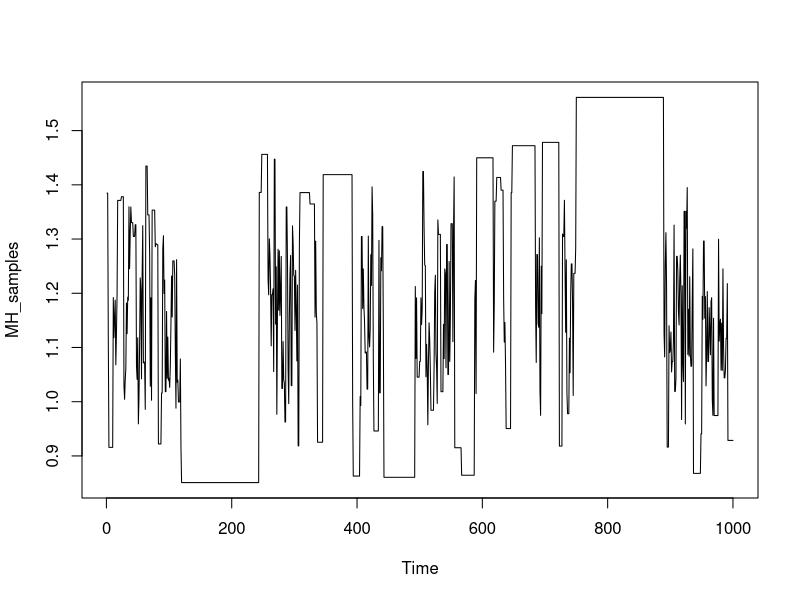
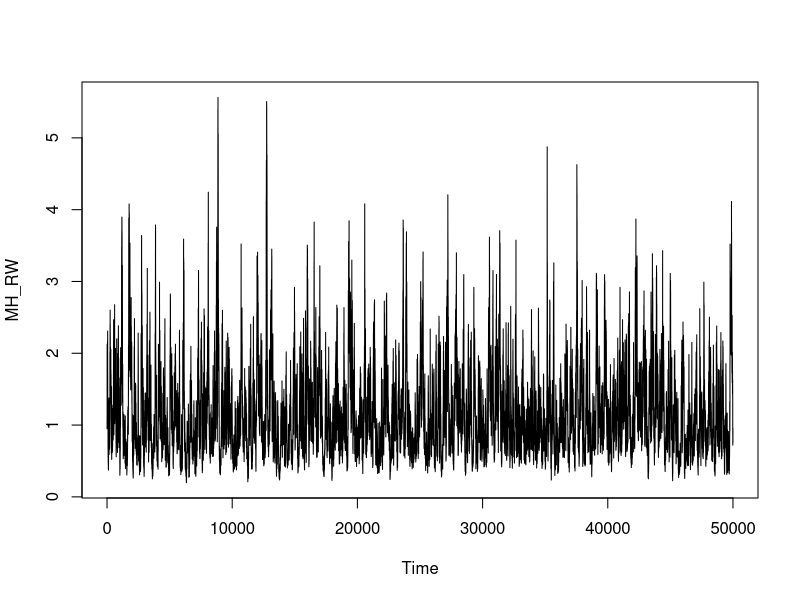
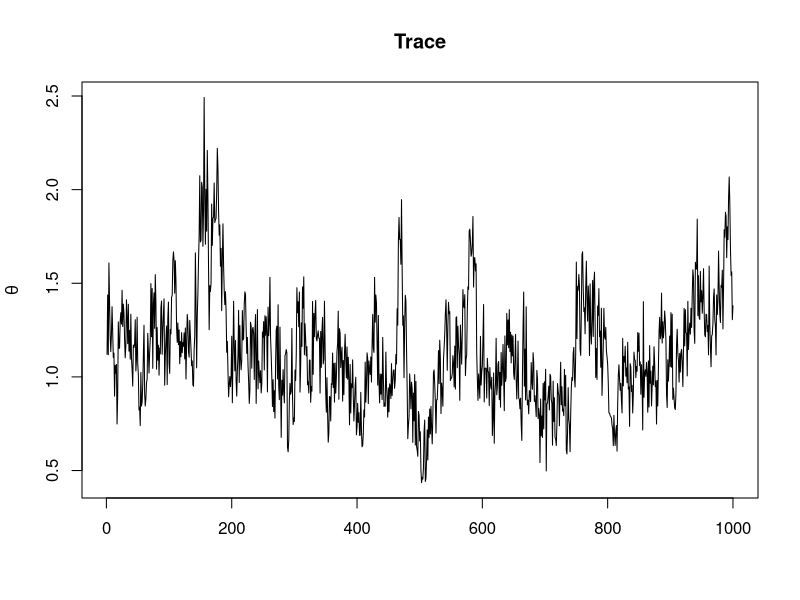
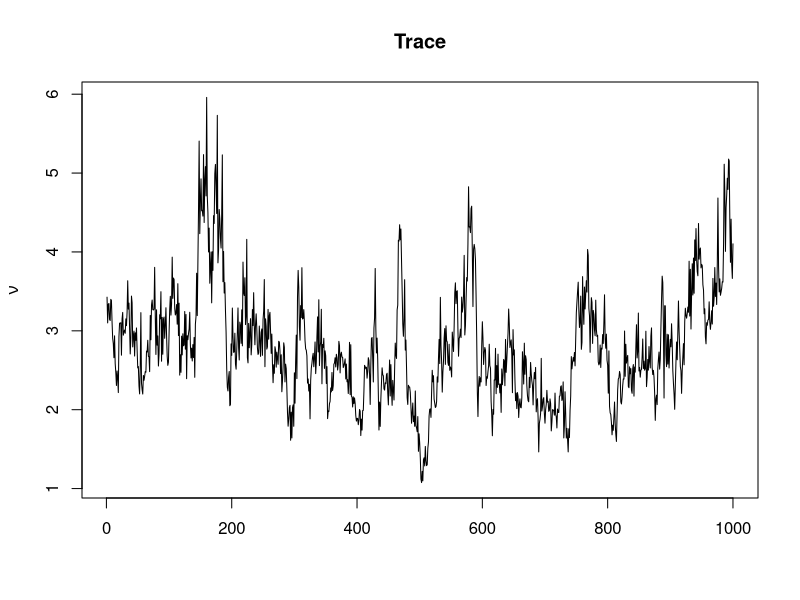
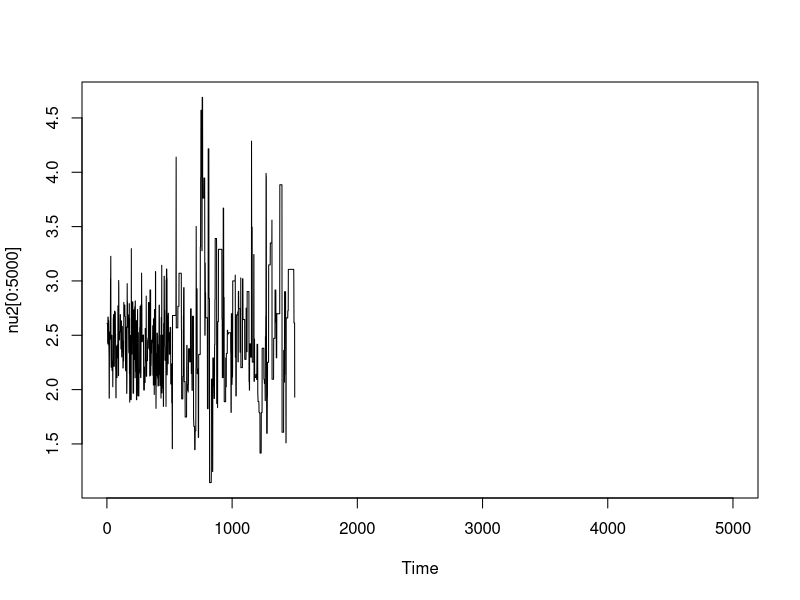

The R script that drew these images, in order: (Note: this script raises an error after producing the figures.)
# install.packages("coda")
# install.packages("mvtnorm")
# install.packages("MASS")

#### 1A ####
theta_1 = 1.5 # true value theta1
theta_2 = 2 # true value theta2
mean_z1 = sqrt(theta_2/theta_1)
mean_z2 = sqrt(theta_1/theta_2) + 1/(2*theta_2)

# hyperparams
b = 100
a = mean_z1*b


pdf_z = function(z){
  -(3/2)*log(z) - theta_1*z - theta_2/z
}



#M-H Algorithm
MH_alg1 = function(N){
  MH_samples = rep(NA, N)
  count = 0
  current_z = 1.0
  for(i in 1:N){
    curr_p = pdf_z(current_z) 
    z_new = rgamma(1, a, b)
    p_new = pdf_z(z_new)
    
    accept = exp(p_new + dgamma(current_z,a,b,log = T) - p_new - dgamma(z_new,a,b,log = T))
    if(runif(1) < accept){
      current_z = z_new
      count = count + 1
    }
    MH_samples[i] = current_z
  }
  return(list(MH_samples=MH_samples,count=count))
}
alg1 = MH_alg1(1000)
MH_samples = alg1$MH_samples
count = alg1$count
plot.ts(MH_samples)
mean(MH_samples)
mean(1/MH_samples)
count/length(MH_samples)
mean1_1 = mean(MH_samples)
mean1_2 = mean(1/MH_samples)
acceptance_rate1 = count/length(MH_samples)

#### 1B ####
v = 0.01
pdf_z2 = function(z){
  return(-(1/2)*log(z) - theta_1*z - theta_2/z)
}
MH_RW = function(N){
  N = N
  MH_RW = rep(NA, N)
  a_count = 0
  z_curr = 1.0
  for (i in 1:N) {
    p_curr = pdf_z2(z_curr)
    z_new = exp(log(z_curr) + rnorm(1,0,sqrt(v)))
    p_new = pdf_z2(z_new)
    acceptance = exp(p_new - p_curr)
    if(runif(1) < acceptance){
      z_curr = z_new
      a_count = a_count+1
    }
    MH_RW[i] = z_curr
  }
  return(list(MH_RW=MH_RW, a_count=a_count))
}
alg2 = MH_RW(50000)
MH_RW = alg2$MH_RW
count = alg2$a_count
plot.ts(MH_RW)
(mean2_1 = mean(MH_RW))
(mean2_2=mean(1/MH_RW))
(count2 = count/length(MH_RW))

#### 2A ####
x = read.table("my-data.txt", header = F)[,1]
n = length(x)
sum_x = sum(x)
sum_logx = sum(log(x))
library(coda)
library(mvtnorm)
library(MASS)

nu_condit = function(nu, theta_curr){
  return(nu*(sum_logx + n*log(theta_curr)-1)-n*lgamma(nu)+3*log(nu))
}


sample = NULL
N = 1000
sample$theta = rep(NA,N)
sample$nu = rep(NA,N)
alpha = 1
beta = 1
v = 0.01
theta_curr = 2
nu_curr = 3
set.seed(1)
for(i in 1:N){
  theta_curr = rgamma(1, n*nu_curr + alpha, beta + sum_x)
  nu_new = exp(log(nu_curr) + rnorm(1,0,sqrt(v)))
  pnu_curr = nu_condit(nu_curr, theta_curr)
  pnu_new = nu_condit(nu_new, theta_curr)
  accept = exp(pnu_new - pnu_curr)
  if(runif(1) < accept)
    nu_curr = nu_new
  
  sample$theta[i] = theta_curr
  sample$nu[i] = nu_new
}

effectiveSize(sample$theta)
effectiveSize(sample$nu)


thetas = sample$theta
nus = sample$nu 
mean(nus)
mean(thetas)

plot.ts(thetas, ylab = expression(theta), xlab = "", main = "Trace")
plot.ts(nus, ylab = expression(nu), xlab = "", main = "Trace")

quantile(nus, c(0.025,0.975))
quantile(thetas, c(0.025,0.975))

pcurr = function(nu_curr, theta_curr){
  return((n+nu_curr+2)*log(theta_curr)-n*lgamma(nu_curr) + nu_curr*(sum_logx-1) + 3*log(nu_curr) - theta_curr*(2+sum_x))
}
#### 2B ####
set.seed(1)
V = 0.05*diag(2)
theta_curr = 2
nu_curr = 3
N_test = 500
for(i in 1:N_test){
  nu_new = exp(log(nu_curr) + rnorm(1,0,sqrt(V[1,1])))
  theta_new = exp(log(theta_curr) + rnorm(1,0, V[2,2]))
  p_curr = pcurr(nu_curr, theta_curr)
  p_new = pcurr(nu_new, theta_new)
  accept = exp(p_new - p_curr)
  if(runif(1) < accept){
    nu_curr = nu_new
    theta_curr = theta_new
  }
  sample$theta[i] = theta_curr
  sample$nu[i] = nu_curr
}
V = cov(cbind(sample$nu, sample$theta))


pcurr2 = function(nu,theta){
  return(n*nu*log(theta) - n*lgamma(nu) + nu *(sum_logx -1) + 3*log(nu) + log(theta) - theta * (2 + sum_x))
}
for(i in N_test+1:N){
  new = mvrnorm(1, c(log(nu_curr), log(theta_curr)), V)
  nu_new = exp(new[1])
  theta_new = exp(new[2])
  p_curr = pcurr2(nu_curr, theta_curr)
  p_new = pcurr2(nu_new, theta_new)
  acceptance = exp(p_new - p_curr)
  if(runif(1) < acceptance){
    nu_curr = nu_new
    theta_curr = theta_new
  }
  sample$theta[i] = theta_curr
  sample$nu[i] = nu_curr
}

mean(sample$nu)
mean(sample$theta)
nu2 = sample$nu
theta2 = sample$theta
quantile(nu2, probs = c(0.025,0.975))
quantile(theta2, probs = c(0.025,0.975))
plot.ts(nu2[0:5000])
plot.ts(theta2[5000:10000])
autocorr.plot(nu2, auto.layout = F)


#### 2C ####
h = function(w) {
  a1 = (exp(w[2]) - 1) * sum.log.x + 3 * w[2] - exp(w[2])
  return(-(a1 - n * lgamma(exp(w[2])) + (2 + n * exp(w[2])) * w[1] - exp(w[1]) * (2 + sum.x) ))
}


for(i in N_test+1:N){
  nu_new = exp(log(nu_curr) + rnorm(1,0,sqrt(V[1,1])))
  theta_new = exp(log(theta_curr) + rnorm(1,0,sqrt(V[2,2])))
  p_curr = pcurr(nu_curr = nu_curr, theta_curr = theta_curr)
  p_new =pcurr(nu_curr = nu_new, theta_curr = theta_new)
  
  accept = exp(p_new - p_curr)
  if(runif(1) < accept){
    nu_curr = nu_new
    theta_curr = theta_new
  }
  sample$theta[i] = theta_curr
  sample$nu[i] = nu_curr
}
